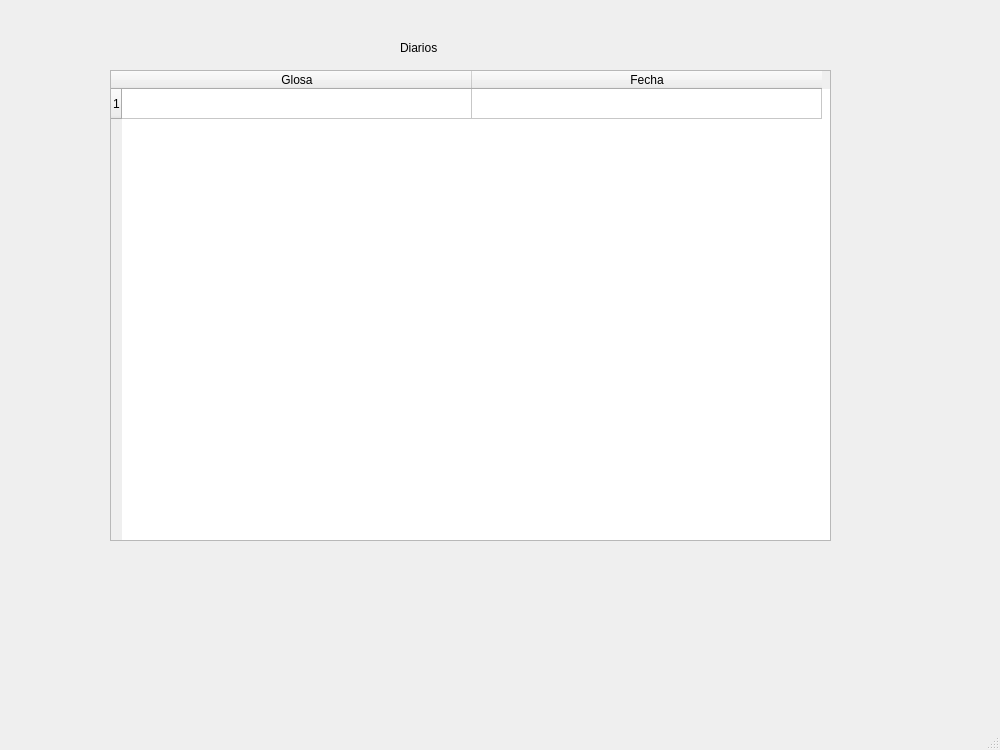
<?xml version="1.0" encoding="UTF-8"?>
<ui version="4.0">
 <class>MainWindow</class>
 <widget class="QMainWindow" name="MainWindow">
  <property name="geometry">
   <rect>
    <x>0</x>
    <y>0</y>
    <width>1000</width>
    <height>750</height>
   </rect>
  </property>
  <property name="windowTitle">
   <string>MainWindow</string>
  </property>
  <widget class="QWidget" name="centralwidget">
   <widget class="QStackedWidget" name="stackedWidget">
    <property name="geometry">
     <rect>
      <x>0</x>
      <y>0</y>
      <width>1001</width>
      <height>751</height>
     </rect>
    </property>
    <property name="currentIndex">
     <number>1</number>
    </property>
    <widget class="QWidget" name="page">
     <widget class="QPushButton" name="input">
      <property name="geometry">
       <rect>
        <x>280</x>
        <y>470</y>
        <width>93</width>
        <height>28</height>
       </rect>
      </property>
      <property name="text">
       <string>Ver diarios</string>
      </property>
     </widget>
     <widget class="QPushButton" name="output">
      <property name="geometry">
       <rect>
        <x>540</x>
        <y>470</y>
        <width>93</width>
        <height>28</height>
       </rect>
      </property>
      <property name="text">
       <string>Ver reportes</string>
      </property>
     </widget>
     <widget class="QLabel" name="label_2">
      <property name="geometry">
       <rect>
        <x>280</x>
        <y>250</y>
        <width>171</width>
        <height>21</height>
       </rect>
      </property>
      <property name="text">
       <string>Sistema contable</string>
      </property>
     </widget>
    </widget>
    <widget class="QWidget" name="page_2">
     <widget class="QLabel" name="label">
      <property name="geometry">
       <rect>
        <x>400</x>
        <y>40</y>
        <width>55</width>
        <height>16</height>
       </rect>
      </property>
      <property name="text">
       <string>Diarios</string>
      </property>
     </widget>
     <widget class="QTableWidget" name="tableWidget">
      <property name="geometry">
       <rect>
        <x>110</x>
        <y>70</y>
        <width>721</width>
        <height>471</height>
       </rect>
      </property>
      <property name="minimumSize">
       <size>
        <width>721</width>
        <height>0</height>
       </size>
      </property>
      <property name="maximumSize">
       <size>
        <width>721</width>
        <height>16777215</height>
       </size>
      </property>
      <property name="rowCount">
       <number>1</number>
      </property>
      <property name="columnCount">
       <number>2</number>
      </property>
      <attribute name="horizontalHeaderDefaultSectionSize">
       <number>350</number>
      </attribute>
      <attribute name="horizontalHeaderMinimumSectionSize">
       <number>100</number>
      </attribute>
      <attribute name="horizontalHeaderStretchLastSection">
       <bool>false</bool>
      </attribute>
      <row/>
      <column>
       <property name="text">
        <string>Glosa</string>
       </property>
      </column>
      <column>
       <property name="text">
        <string>Fecha</string>
       </property>
      </column>
     </widget>
    </widget>
   </widget>
  </widget>
  <widget class="QStatusBar" name="statusbar"/>
 </widget>
 <resources/>
 <connections/>
</ui>
